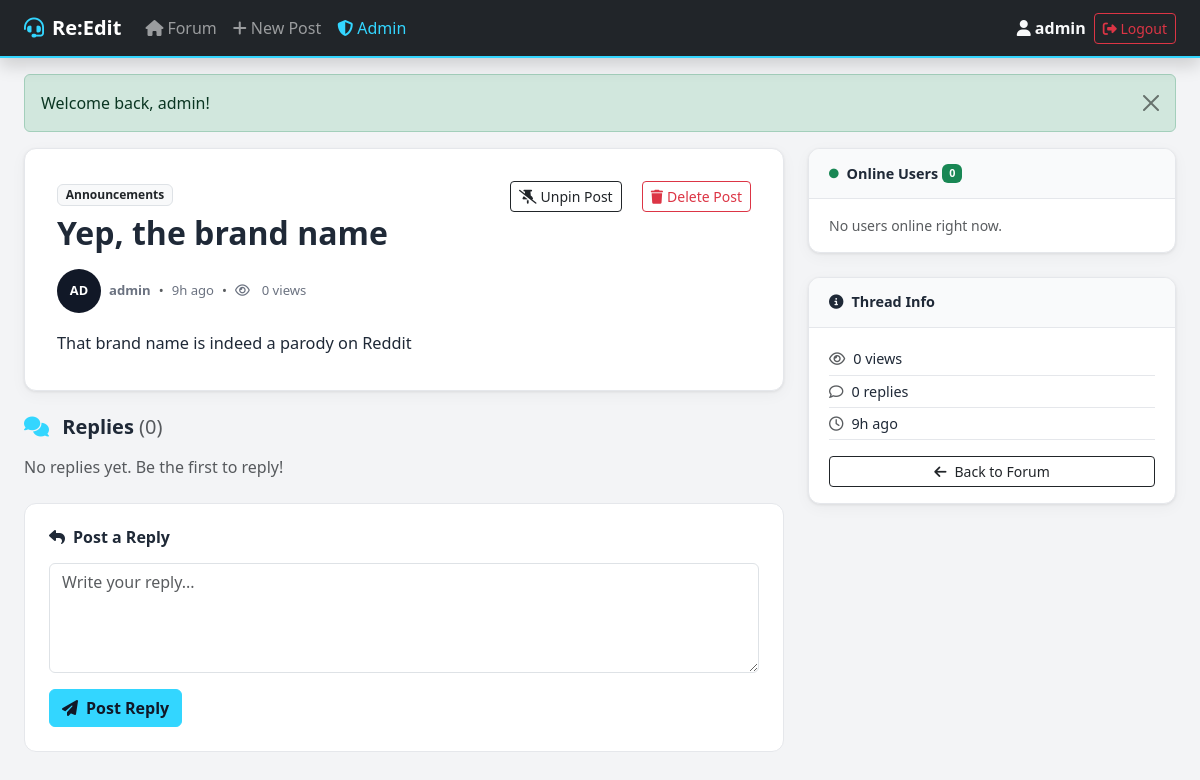
Screenshot of /forum/index.php?page=forum&action=post&id=1 (signed in) with the database file from the repository.
### tables this page shows
CREATE TABLE posts (
    id INT AUTO_INCREMENT PRIMARY KEY,
    user_id INT NOT NULL,
    category_id INT NOT NULL,
    title VARCHAR(255) NOT NULL,
    content TEXT NOT NULL,
    is_pinned TINYINT(1) DEFAULT 0,
    is_locked TINYINT(1) DEFAULT 0,
    views INT DEFAULT 0,
    created_at DATETIME DEFAULT CURRENT_TIMESTAMP,
    updated_at DATETIME DEFAULT CURRENT_TIMESTAMP ON UPDATE CURRENT_TIMESTAMP,
    FOREIGN KEY (user_id) REFERENCES users(id) ON DELETE CASCADE,
    FOREIGN KEY (category_id) REFERENCES categories(id) ON DELETE CASCADE
);

CREATE TABLE users (
    id INT AUTO_INCREMENT PRIMARY KEY,
    username VARCHAR(50) NOT NULL UNIQUE,
    email VARCHAR(100) NOT NULL UNIQUE,
    password VARCHAR(255) NOT NULL,
    role ENUM('user','mod','admin') NOT NULL DEFAULT 'user',
    bio TEXT DEFAULT NULL,
    is_online TINYINT(1) DEFAULT 0,
    last_seen DATETIME DEFAULT NULL,
    created_at DATETIME DEFAULT CURRENT_TIMESTAMP
);

CREATE TABLE categories (
    id INT AUTO_INCREMENT PRIMARY KEY,
    name VARCHAR(100) NOT NULL,
    description TEXT,
    icon VARCHAR(50) DEFAULT 'fa-comments',
    sort_order INT DEFAULT 0
);

### forum/controllers/ForumController.php (called while the page is built, shortened)
<?php
class ForumController {
    private $postModel;
    public function __construct() {
        require_once 'models/Post.php';
        $this->postModel     = new Post();
    }
    public function viewPost() {
        $id = (int)($_GET['id'] ?? 0);
        $post        = $this->postModel->findById($id);
        $this->postModel->incrementViews($id);
        $replies      = $this->postModel->getReplies($id);
        require 'views/forum/post.php';
    }
}

### forum/config/app.php (called while the page is built, shortened)
<?php
function getFlash() {
    $f = $_SESSION['flash']; unset($_SESSION['flash']); return $f;
}
function currentUser() { return $_SESSION['user'] ?? null; }
function hasRole() {
    $roles = func_get_args();
    $user = currentUser();
    return $user && in_array($user['role'], $roles);
}
function e($s) { return htmlspecialchars($s, ENT_QUOTES, 'UTF-8'); }
function timeAgo($dt) {
    $diff = (new DateTime())->diff(new DateTime($dt));
    if ($diff->h) return $diff->h.'h ago';
    return 'just now';
}

### forum/models/Post.php (called while the page is built, shortened)
<?php
class Post {
    private $db;
    public function __construct() { $this->db = Database::getInstance(); }
    public function findById($id) {
        $stmt = $this->db->prepare(
            "SELECT p.*, u.username, u.role as user_role, c.name as category_name
             FROM posts p JOIN users u ON p.user_id=u.id
             JOIN categories c ON p.category_id=c.id
             WHERE p.id=? LIMIT 1"
        );
        $stmt->bind_param('i', $id);
        $stmt->execute();
        return $stmt->get_result()->fetch_assoc();
    }
    public function incrementViews($id) {
        $this->db->query("UPDATE posts SET views=views+1 WHERE id=" . (int)$id);
    }
    public function getReplies($postId) {
        $stmt = $this->db->prepare(
            "SELECT r.*, u.username, u.role as user_role
             FROM replies r JOIN users u ON r.user_id=u.id
             WHERE r.post_id=? ORDER BY r.created_at ASC"
        );
        $stmt->bind_param('i', $postId);
        $stmt->execute();
        return $stmt->get_result()->fetch_all(MYSQLI_ASSOC);
    }
}

### forum/config/database.php (called while the page is built, shortened)
<?php
class Database {
    private static $instance = null;
    private $connection;
    private function __construct() {
        $this->connection = new mysqli(DB_HOST, DB_USER, DB_PASS, DB_NAME);
        $this->connection->set_charset('utf8mb4');
    }
    public static function getInstance() {
        if (self::$instance === null) self::$instance = new Database();
        return self::$instance;
    }
    public function prepare($sql) { return $this->connection->prepare($sql); }
}

### forum/views/forum/post.php (the view, shortened to what this page needs)
<?php require 'views/layouts/header.php'; ?>
<div class="row g-4">
  <div class="col-lg-8">
    <div class="post-full-card mb-4">
      <div class="d-flex justify-content-between align-items-start mb-3">
        <div>
          <span class="badge bg-light text-dark border mb-2"><?= e($post['category_name']) ?></span>
          <h2 class="fw-bold mb-0"><?= e($post['title']) ?></h2>
        </div>
        <div>
            <?php if (hasRole('mod','admin')): ?>
                <?php if ($post['is_pinned']): ?>
                <a href="<?= URLROOT ?>/index.php?page=forum&action=pin&id=<?= $post['id'] ?>"
                class="btn btn-outline-dark btn-sm ms-3"
                onclick="return confirm('Unpin this post?')">
                    <i class="fa-solid fa-thumbtack-slash me-1"></i>Unpin Post
                </a>
                <?php endif; ?>
            <a href="<?= URLROOT ?>/index.php?page=forum&action=delete&id=<?= $post['id'] ?>"
            class="btn btn-outline-danger btn-sm ms-3"
            onclick="return confirm('Delete this post?')">
            <i class="fa-solid fa-trash me-1"></i>Delete Post
            </a>
            <?php endif; ?>
        </div>
      </div>
      <div class="d-flex align-items-center gap-2 mb-3 post-meta">
        <div class="avatar-circle"><?= strtoupper(substr($post['username'],0,2)) ?></div>
        <strong><?= e($post['username']) ?></strong>
        <span class="text-muted">&bull;</span>
        <span><?= timeAgo($post['created_at']) ?></span>
        <span class="text-muted">&bull;</span>
        <i class="fa-regular fa-eye me-1"></i><?= $post['views'] ?> views
      </div>
      <div class="post-body"><?= nl2br(e($post['content'])) ?></div>
    </div>
    <h5 class="fw-bold mb-3" id="replies">
      <i class="fa-solid fa-comments me-2" style="color:var(--brand)"></i>
      Replies <span class="text-muted fw-normal">(<?= count($replies) ?>)</span>
    </h5>
    <?php if (empty($replies)): ?>
    <p class="text-muted">No replies yet. Be the first to reply!</p>
    <?php endif; ?>
    <?php if (!$post['is_locked']): ?>
    <div class="reply-form-card mt-4">
      <h6 class="fw-bold mb-3"><i class="fa-solid fa-reply me-2"></i>Post a Reply</h6>
      <form method="POST" action="<?= URLROOT ?>/index.php?page=forum&action=reply">
        <textarea name="content" class="form-control mb-3" rows="4" placeholder="Write your reply..." required></textarea>
        <button type="submit" class="btn btn-brand fw-semibold">
          <i class="fa-solid fa-paper-plane me-2"></i>Post Reply
        </button>
      </form>
    </div>
    <?php else: ?>
    <div class="alert alert-secondary mt-4"><i class="fa-solid fa-lock me-2"></i>This thread is locked.</div>
    <?php endif; ?>
  </div>
  <div class="col-lg-4">
    <?php require 'views/layouts/online.php'; ?>
    <div class="sidebar-card">
      <div class="sidebar-card-header"><i class="fa-solid fa-info-circle me-2"></i>Thread Info</div>
      <div class="sidebar-card-body">
        <div class="thread-stat"><i class="fa-regular fa-eye me-2 text-muted"></i><?= $post['views'] ?> views</div>
        <div class="thread-stat"><i class="fa-regular fa-comment me-2 text-muted"></i><?= count($replies) ?> replies</div>
        <div class="thread-stat"><i class="fa-regular fa-clock me-2 text-muted"></i><?= timeAgo($post['created_at']) ?></div>
        <div class="mt-3">
          <a href="<?= URLROOT ?>/index.php?page=forum" class="btn btn-sm btn-outline-dark w-100">
            <i class="fa-solid fa-arrow-left me-2"></i>Back to Forum
          </a>
        </div>
      </div>
    </div>
  </div>
</div>
<?php require 'views/layouts/footer.php'; ?>

### forum/views/layouts/header.php (shortened to what this page needs)
<?php $flash = getFlash(); $user = currentUser(); ?>
<!DOCTYPE html>
<html lang="en">
<head>
<link rel="stylesheet" href="https://cdnjs.cloudflare.com/ajax/libs/bootstrap/5.3.2/css/bootstrap.min.css">
<link rel="stylesheet" href="https://cdnjs.cloudflare.com/ajax/libs/font-awesome/6.7.2/css/all.min.css">
<link rel="stylesheet" href="<?= URLROOT ?>/public/css/style.css">
</head>
<body>
<nav class="navbar navbar-expand-lg navbar-dark bg-dark sticky-top shadow">
  <div class="container-fluid px-4">
    <a class="navbar-brand fw-bold" href="<?= URLROOT ?>/index.php?page=forum">
        <i class="fa-solid fa-headset me-2" style="color: var(--brand)" ></i><?= APPNAME ?>
    </a>
    <div class="collapse navbar-collapse" id="navMain">
      <ul class="navbar-nav me-auto mb-2 mb-lg-0">
        <li class="nav-item">
          <a class="nav-link" href="<?= URLROOT ?>/index.php?page=forum"><i class="fa-solid fa-home me-1"></i>Forum</a>
        </li>
        <li class="nav-item">
          <a class="nav-link" href="<?= URLROOT ?>/index.php?page=forum&action=create"><i class="fa-solid fa-plus me-1"></i>New Post</a>
        </li>
        <?php if (hasRole('admin')): ?>
        <li class="nav-item">
          <a class="nav-link" style="color:var(--brand)" href="<?= URLROOT ?>/index.php?page=admin"><i class="fa-solid fa-shield-halved me-1"></i>Admin</a>
        </li>
        <?php endif; ?>
      </ul>
      <?php if ($user): ?>
      <div class="d-flex align-items-center gap-2">
        <span class="text-light fw-semibold"><i class="fa-solid fa-user me-1"></i><?= e($user['username']) ?></span>
        <a href="<?= URLROOT ?>/index.php?page=logout" class="btn btn-outline-danger btn-sm"><i class="fa-solid fa-right-from-bracket"></i> Logout</a>
      </div>
      <?php endif; ?>
    </div>
  </div>
</nav>
<div class="container-fluid px-4 mt-3">
<?php if ($flash): ?>
<div class="alert alert-<?= e($flash['type']) ?> alert-dismissible fade show" role="alert">
  <?= $flash['message'] ?>
  <button type="button" class="btn-close" data-bs-dismiss="alert"></button>
</div>
<?php endif; ?>

### forum/public/css/style.css (style rules this page uses)
:root { --brand: #33d6ff; --brand-dark: #0075b4; --dark: #111827; --surface: #ffffff; --border: #e5e7eb; --text: #1f2937; --text-muted: #6b7280; --success: #10b981; --danger: #ef4444; --radius: 12px; --shadow: 0 1px 3px rgba(0,0,0,0.08), 0 4px 16px rgba(0,0,0,0.04); }
body { font-family: 'Segoe UI', system-ui, sans-serif; background: #f3f4f6; color: var(--text); }
.navbar { border-bottom: 2px solid var(--brand); }
.btn-brand { background-color: var(--brand); border-color: var(--brand); color: var(--dark); font-weight: 600; }
.post-meta { font-size: 0.82rem; color: var(--text-muted); display: flex; align-items: center; flex-wrap: wrap; gap: 0.15rem; }
.post-full-card { background: white; border-radius: var(--radius); padding: 2rem; border: 1px solid var(--border); box-shadow: var(--shadow); }
.post-body { line-height: 1.8; font-size: 1.02rem; white-space: pre-wrap; }
.reply-form-card { background: white; border-radius: var(--radius); padding: 1.5rem; border: 1px solid var(--border); }
.sidebar-card { background: white; border-radius: var(--radius); border: 1px solid var(--border); box-shadow: var(--shadow); overflow: hidden; }
.sidebar-card-header { padding: 0.85rem 1.25rem; background: #f9fafb; border-bottom: 1px solid var(--border); font-weight: 700; font-size: 0.9rem; display: flex; align-items: center; }
.sidebar-card-body { padding: 1rem 1.25rem; }
.avatar-circle { width: 44px; height: 44px; border-radius: 50%; background: var(--dark); color: white; display: flex; align-items: center; justify-content: center; font-size: 0.8rem; font-weight: 800; flex-shrink: 0; }
.thread-stat { padding: 0.3rem 0; font-size: 0.9rem; border-bottom: 1px solid var(--border); }

### rows the page displays
posts: user.username "admin", category.name "Announcements", title "Yep, the brand name", user.username "AD", created_at "9h ago", views "0", content "That brand name is indeed a parody on Reddit"

### other values shown
APPNAME "Re:Edit"
$flash['message'] "Welcome back, admin!"
count($replies) "0"
count($onlineUsers) "0"
